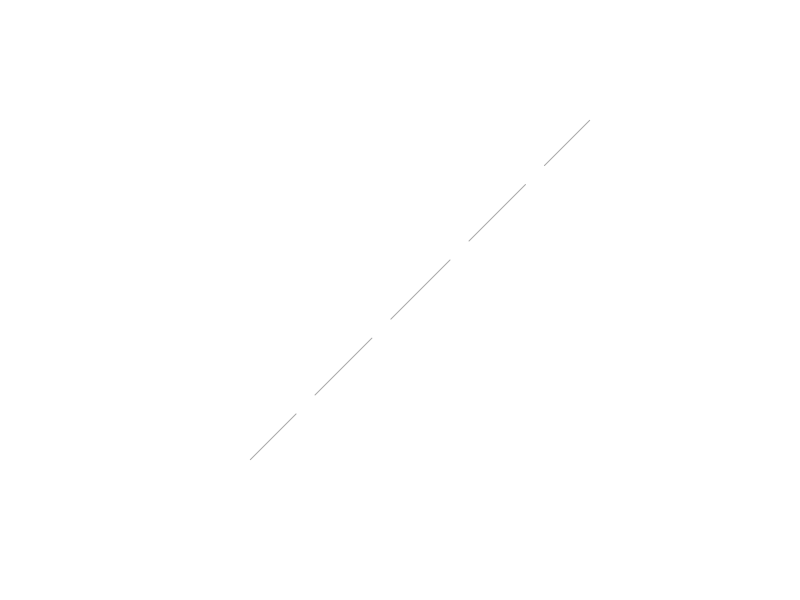

This chart was generated by the following R code: (Note: this script raises an error after producing the figure.)
# 安装和加载igraph包
install.packages("igraph")
library(igraph)

# 示例数据：点矩阵和边矩阵
nodes <- data.frame(
  id = c(1, 2, 3, 4, 5, 6),
  group = c("A", "A", "B", "B", "C", "C")
)

edges <- data.frame(
  from = c(1, 2, 3, 4, 5),
  to = c(2, 3, 4, 5, 6)
)

# 创建图对象
g <- graph_from_data_frame(d = edges, vertices = nodes, directed = FALSE)

# 绘制基本图
plot(g, vertex.color = V(g)$group)

# 安装并加载ggplot2和ggplot2的扩展包ggraph
install.packages("ggplot2")
install.packages("ggraph")
library(ggplot2)
library(ggraph)

# 创建分面网络图
ggraph(g, layout = 'fr') + 
  geom_edge_link(aes(edge_alpha = 0.8)) +
  geom_node_point(aes(color = group), size = 5) +
  facet_nodes(~group) +
  theme_void() +
  theme(legend.position = "none")
